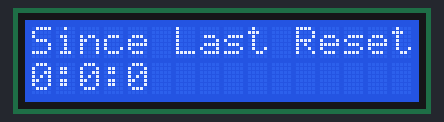
Simulated run of this sketch. Board: Arduino Uno, built with avr-gcc and run on an emulated ATmega328P. Parts: 16×2 character LCD.

Above: at 0.1 s.
At 4.1 s:
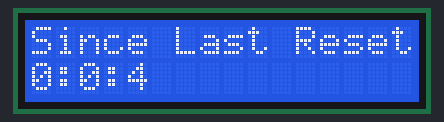
At 9.2 s:
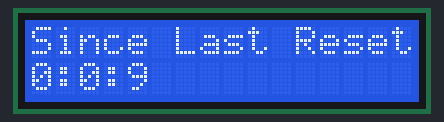
At 19.2 s:
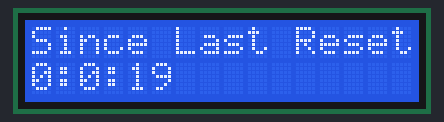
At 28.3 s:
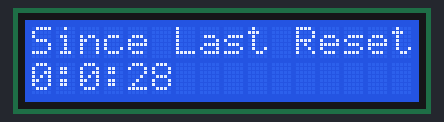
At 38.3 s:
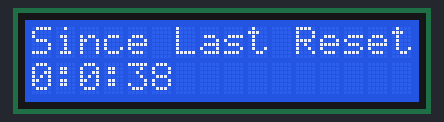

Measured:
- what the display in image 1 shows lasts 1.0 s, from 4.1 s to 5.1 s

The sketch:

Modified_LCDTime.ino
```cpp
/*
  SparkFun Inventor’s Kit
  Circuit 4A-HelloWorld

  The LCD will display the words "Hello World" and show how many seconds have passed since
  the RedBoard was last reset.

  This sketch was written by SparkFun Electronics, with lots of help from the Arduino community.
  This code is completely free for any use.

  View circuit diagram and instructions at: https://learn.sparkfun.com/tutorials/sparkfun-inventors-kit-experiment-guide---v41
  Download drawings and code at: https://github.com/sparkfun/SIK-Guide-Code
*/

#include <LiquidCrystal.h>          //the liquid crystal library contains commands for printing to the display

LiquidCrystal lcd(13, 12, 11, 10, 9, 8);   // tell the RedBoard what pins are connected to the display

long startMill;

void setup() {

  lcd.begin(16, 2);                 //tell the lcd library that we are using a display that is 16 characters wide and 2 characters high
  lcd.clear();                      //clear the display
  startMill = millis();
}

void loop() {
  lcd.clear();

  lcd.setCursor(0, 0);              //set the cursor to the 0,0 position (top left corner)
  lcd.print("Since Last Reset:");

  lcd.setCursor(0, 1);              //move the cursor to the first space of the bottom row

  long currMill = millis();
  short currSec = (currMill / 1000) % 60;
  short currMin = currSec / 60;
  short currHours = currMin / 60;

  String finalMsg = "";
  finalMsg += currHours;
  finalMsg += ":";
  finalMsg += currMin;
  finalMsg += ":";
  finalMsg += currSec;

  lcd.print(finalMsg);       //print the number of seconds that have passed since the last reset
  delay(1000);
}
```
